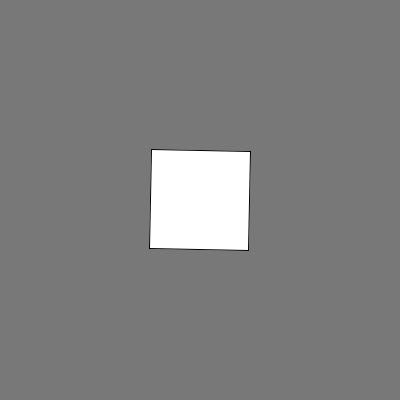
Frame 1 (no input)
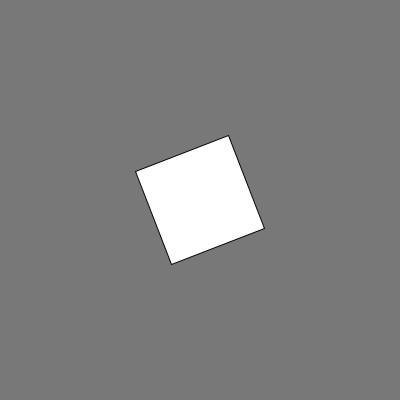
Frame 60 (the mouse pressed at the canvas centre just before this capture)
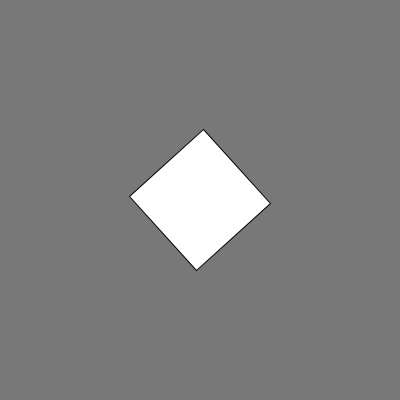
Frame 120 (the mouse held since frame 60 and released just before this capture)

The Processing sketch that drew these frames (run headless with seeded random() and noise(); from frame 60 on, the mouse is pressed at the canvas centre):

// Processing sketch: AngleRotation
// ── AngleRotation.pde

float angle = 0.0;
float velocity = 0.02;
float acceleration = 0.01;

void setup () {
  size(400, 400);
}

void draw () {
  background(120);
  
  float angleTarget = map(mouseX,0,width,0,TWO_PI);
  //float angleTarget = map(mouseX,0,width,0,T-TWO_PI,TWO_PI); gira hacia el lado contrario
  
  //sacar la diferencia y luego ocupar mult por 0.01
  acceleration = (angleTarget-angle) * 0.01; //la diferencia entre el anguo objetivo - el angulo actual 
  acceleration *= 0.0001;
  
  velocity += acceleration;//la velocidad esta afectada por la aceleracion
  //velocity = min(velocity,0.25); //evita que gire muy rapido
  angle += velocity; //equivalente a la pos del mover 
  
  //DIFERENTES MANERAS DE APLICAR PI//
  //float angle = map(mouseX,0,width,0,HALF_PI);
  //float angle = map(mouseX,0,width,0,TWO_PI); vuelta completa
  
  translate(200, 200);
  
  //le pasamos el angulo de rotacion en radianes 
  //rotamos hacia el reloj 
  rotate(angle);
  
  rectMode(CENTER); //dibujar en el centro
  rect(0, 0, 100, 100);
}
